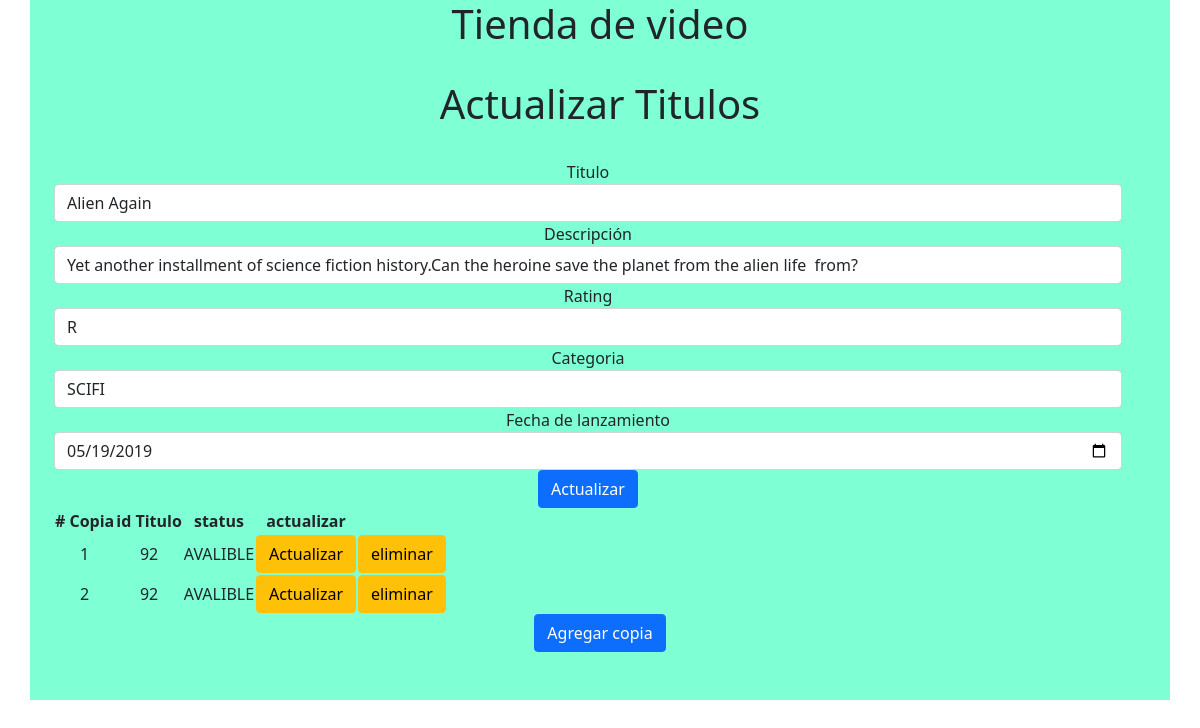
The app's page /update_titulos.php?id=92 with its own data.
### tables this page shows
CREATE TABLE `title` (
  `title_id` bigint(10) NOT NULL,
  `title` varchar(60) NOT NULL,
  `description` varchar(400) NOT NULL,
  `rating` varchar(4) DEFAULT NULL,
  `category` varchar(20) DEFAULT NULL,
  `release_date` date DEFAULT NULL,
  PRIMARY KEY (`title_id`),
  UNIQUE KEY `title_id_UNIQUE` (`title_id`)
);

CREATE TABLE `title_copy` (
  `copy_id` bigint(10) NOT NULL,
  `title_id` bigint(10) NOT NULL,
  `status` varchar(15) NOT NULL,
  PRIMARY KEY (`copy_id`,`title_id`),
  KEY `title_id_UNIQUE` (`title_id`) USING BTREE,
  CONSTRAINT `title_id` FOREIGN KEY (`title_id`) REFERENCES `title` (`title_id`) ON DELETE NO ACTION ON UPDATE NO ACTION
);

### funciones.php (called while the page is built, shortened)
<?php
function conectar() {
    $conexion = new mysqli("localhost", "root", "", "mydb");
    if($conexion->connect_errno) {
        echo "Fallo al conectar a MySQL: " . $conexion->connect_error;
    }   else {
        return $conexion;
    }
}
function  obtener_titulo($id){
    $coneccion = conectar();
    $sql = "SELECT * FROM title WHERE title_id = $id";
    return $coneccion->query($sql)->fetch_assoc();
}
function getCopias($id){
    $coneccion = conectar();
    $sql = "SELECT * FROM title_copy WHERE title_id = $id";
    return $coneccion->query($sql);
}

### update_titulos.php (the view, shortened to what this page needs)
<?php
require('funciones.php');
?>
<!doctype html>
<html lang="es">
<head>
  <link href="https://cdn.jsdelivr.net/npm/bootstrap@5.1.3/dist/css/bootstrap.min.css" rel="stylesheet">
</head>
<body>
  <div class="container h-100 pb-5 " style="background-color: aquamarine;">
    <h1 class="center text-center">Tienda de video</h1>
    <div class="container  text-center ">
      <div class="row p-auto pt-4">
        <div class=" p-auto">
          <h1 class="">Actualizar Titulos</h1>
        </div>
        <?php
        $id_titulo = $_GET['id'];
        $titulo = obtener_titulo($id_titulo);
        ?>
        <div class="row p-auto pt-4">
          <form action="Update_titulo.php" method="post">
            <div class="form-group">
              <div class="form-group">
                <label for="title">Titulo</label>
                <input type="text" value="<?= $titulo["title"] ?>" class="form-control" id="title" aria-describedby="emailHelp" placeholder="Titulo" name="title">
              </div>
              <div class="form-group">
                <label for="description">Descripción</label>
                <input value="<?= $titulo["description"] ?>" type="text" class="form-control" id="description" placeholder="Descripción" name="description">
              </div>
              <div class="form-group">
                <label for="rating">Rating</label>
                <input value="<?= $titulo["rating"] ?>" type="text" class="form-control" id="rating" placeholder="Rating" name="rating">
              </div>
              <div class="form-group">
                <label for="category">Categoria</label>
                <input value="<?= $titulo["category"] ?>" type="text" class="form-control" id="category" placeholder="Categoria" name="category">
              </div>
              <div class="form-group">
                <label for="release_date">Fecha de lanzamiento</label>
                <input value="<?= $titulo["release_date"] ?>" type="date" class="form-control" id="release_date" placeholder="Fecha de lanzamiento" name="release_date">
              </div>
              <button type="submit" class="btn btn-primary">Actualizar</button>
          </form>
        </div>
      </div>
      <div>
        <table clas="table" caption="table" scope="">
          <thead>
            <tr>
              <th>
                # Copia
              </th>
              <th>
                id Titulo
              </th>
              <th>
                status
              </th>
              <th>
                actualizar
              </th>
            </tr>
          </thead>
          <tbody>
            <?php
            $copias = getCopias($id_titulo);
            foreach ($copias as $copia) :
            ?>
              <tr>
                <td>
                  <?= $copia["copy_id"] ?>
                </td>
                <td>
                  <?= $copia["title_id"] ?>
                </td>
                <td>
                  <?= $copia["status"]  ?>
                </td>
                <td>
                  <a class="btn btn-warning" href="update_copia.php?id=<?= $copia["copy_id"] ?>">Actualizar</a>
                </td>
                <td>
                  <a class="btn btn-warning" href="eliminar_copia.php?id=<?= $copia["copy_id"] ?>">eliminar</a>
                </td>
              </tr>
            <?php endforeach; ?>
          </tbody>
        </table>
      </div>
      <div>
        <a class="btn btn-primary" href="Crear_nueva_copia.php?id=<?= $titulo["title_id"] ?>">Agregar copia</a>
      </div>
    </div>
</body>
</html>

### records on screen
title: title "Alien Again", description "Yet another installment of science fiction history.Can the heroine save the planet from the alien life from?", rating "R", category "SCIFI", release_date "05/19/2019"
title_copy: copy "1", title "92", status "AVALIBLE"
title_copy: copy "2", title "92", status "AVALIBLE"
